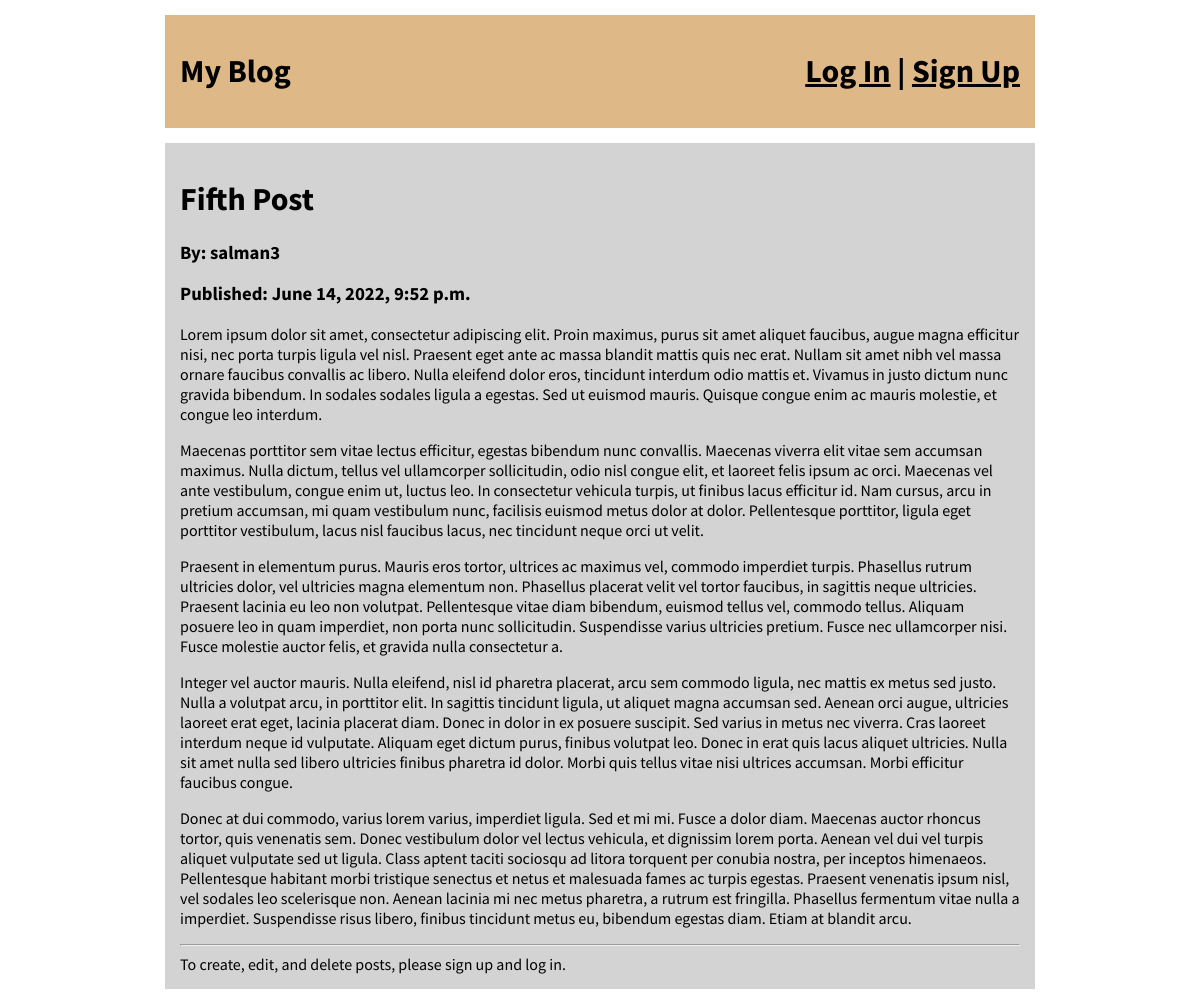
/post/5/, run on the app's committed database.
### main/models.py (models this page shows, shortened)
class BlogPost(models.Model):
    title = models.CharField(max_length=100)
    body = models.TextField()
    publication_date = models.DateTimeField(default=timezone.now)
    author = models.ForeignKey(
        to=settings.AUTH_USER_MODEL,
        on_delete=models.SET(get_deleted_user),
    )

### main/views.py (the view)
# urls.py: path('post/<int:pk>/', PostDetailView.as_view(), name='post_detail'),
class PostDetailView(DetailView):
    model = BlogPost

### main/templates/main/blogpost_detail.html
{% extends 'main/base.html' %}
{% block content %}
    <div class="item">
        <h1>{{ blogpost.title|escape }}</h1>
        <h3>By: {{ blogpost.author|escape }}</h3>
        <h3>Published: {{ blogpost.publication_date }}</h3>
        <div>{{ blogpost.body|escape|linebreaks }}</div>
        <hr>
        {% if user.is_authenticated %}
            <a href="{% url 'main:post_update' blogpost.pk %}"><button>Edit Post</button></a>
            <a href="{% url 'main:post_delete' blogpost.pk %}"><button>Delete Post</button></a>
        {% else %}
            To create, edit, and delete posts, please sign up and log in.
        {% endif %}
    </div>
{% endblock content %}

### main/static/main/style.css (style rules this page uses)
body { font-family: 'Source Sans Pro', sans-serif; width: 900px; margin-left: auto; margin-right: auto; }
.item { background: lightgray; margin: 15px; padding: 15px; }

### data on the page
BlogPost: title "Fifth Post", author "salman3", publication_date "June 14, 2022, 9:52 p.m.", body "Lorem ipsum dolor sit amet, consectetur adipiscing elit. Proin maximus, purus sit amet aliquet faucibus, augue magna efficitur nisi, nec porta turpis ligula vel nisl. Praesent eget ante ac massa blandit mattis quis nec erat. Nullam sit amet nibh vel massa ornare faucibus convallis ac libero. Nulla eleifend dolor eros, tincidunt interdum odio mattis et. Vivamus in justo dictum nunc gravida bibendum. In sodales sodales ligula a egestas. Sed ut euismod mauris. Quisque congue enim ac mauris molestie, et congue leo interdum. Maecenas porttitor sem vitae lectus efficitur, egestas bibendum nunc convallis. Maecenas viverra elit vitae sem accumsan maximus. Nulla dictum, tellus vel ullamcorper…"
